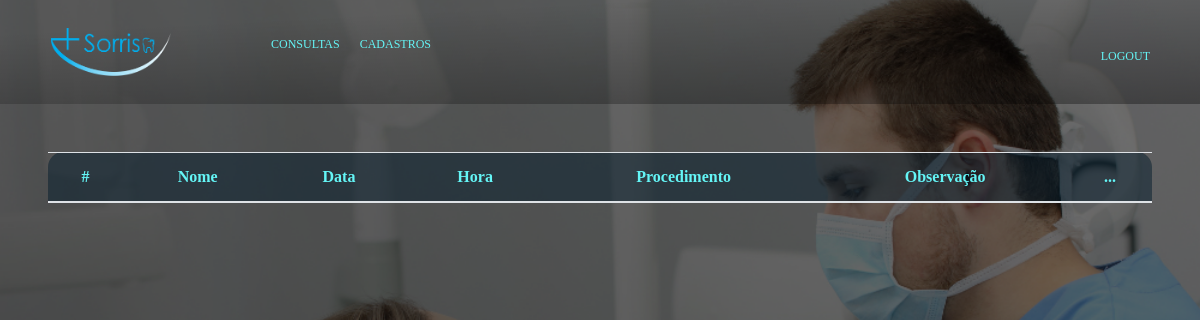
Page /portal/admin/admin.php on the earlier database version.
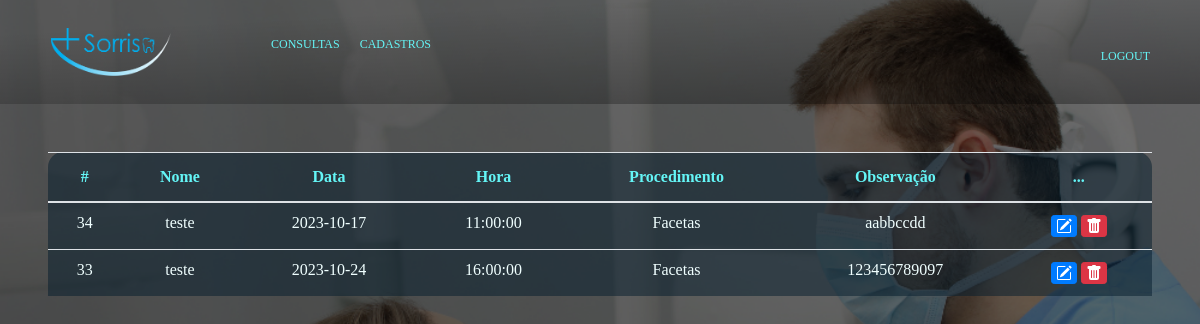
Same page on the later database version.
### tables this page shows
CREATE TABLE `agendamento` (
  `id_agendamento` int(11) NOT NULL,
  `id_paciente` int(11) NOT NULL,
  `hora` time NOT NULL,
  `data` date NOT NULL,
  `procedimento` varchar(45) NOT NULL,
  `observacao` varchar(254) DEFAULT NULL
);

CREATE TABLE `paciente` (
  `id_paciente` int(11) NOT NULL,
  `codigo_login` int(11) NOT NULL,
  `nome_paciente` char(45) NOT NULL,
  `cpf` bigint(11) UNSIGNED ZEROFILL NOT NULL,
  `telefone` bigint(11) NOT NULL
);

### portal/admin/admin.php (the view, shortened to what this page needs)
<?php session_start();
include('../conexao.php');
$sql = "SELECT agendamento.id_agendamento, agendamento.data, agendamento.hora, agendamento.procedimento, agendamento.observacao, paciente.nome_paciente
FROM agendamento JOIN paciente ON agendamento.id_paciente = paciente.id_paciente
ORDER BY agendamento.id_agendamento DESC";
$result = $mysqli->query($sql);
?>
<!DOCTYPE html>
<html lang="pt-br">
<head>
	<link rel="stylesheet" href="https://cdn.jsdelivr.net/npm/bootstrap@4.0.0/dist/css/bootstrap.min.css">
	<link rel="stylesheet" type="text/css" href="../css/estilo.css">
</head>
<body>
	<header>
		<div id="conteudo_principal">
			<nav class="menus">
				<img src="../img/sorriso.png">
				<ul class="lista-de-itens">
				<li><a href="admin.php">Consultas</a></li>
				<li><a href="cadastros.php">Cadastros</a></li>
			</nav>
			<nav>
				<div class="right-items">
					<ul class="itens-da-direita">
					<li><a href="../Logout.php">Logout</a></li>
				</div>
			</nav>
		</div>
 </header>
</body>
<div class="m-5">
	<table class="table text-white table-bg">
		<thead>
			<tr>
				<th scope="col">#</th>
				<th scope="col">Nome</th>
				<th scope="col">Data</th>
				<th scope="col">Hora</th>
				<th scope="col">Procedimento</th>
				<th scope="col">Observação</th>
				<th scope="col">...</th>
			</tr>
		</thead>
		<tbody class="tbod">
			<?php
				while($user_data = mysqli_fetch_assoc($result))
				{
					echo "<tr>";
					echo "<td>" .$user_data['id_agendamento']."</td>";
					echo "<td>" .$user_data['nome_paciente']."</td>";
					echo "<td>" .$user_data['data']."</td>";
					echo "<td>" .$user_data['hora']."</td>";
					echo "<td>" .$user_data['procedimento']."</td>";
					echo "<td>" .$user_data['observacao']."</td>";
					echo "<td>
						<a class='btn btn-sm btn-primary' href='editag.php?id=$user_data[id_agendamento]'>
							<svg xmlns='http://www.w3.org/2000/svg' width='16' height='16' fill='currentColor' class='bi bi-pencil-square' viewBox='0 0 16 16'>
  								<path d='M15.502 1.94a.5.5 0 0 1 0 .706L14.459 3.69l-2-2L13.502.646a.5.5 0 0 1 .707 0l1.293 1.293zm-1.75 2.456-2-2L4.939 9.21a.5.5 0 0 0-.121.196l-.805 2.414a.25.25 0 0 0 .316.316l2.414-.805a.5.5 0 0 0 .196-.12l6.813-6.814z'/>
  									<path fill-rule='evenodd' d='M1 13.5A1.5 1.5 0 0 0 2.5 15h11a1.5 1.5 0 0 0 1.5-1.5v-6a.5.5 0 0 0-1 0v6a.5.5 0 0 1-.5.5h-11a.5.5 0 0 1-.5-.5v-11a.5.5 0 0 1 .5-.5H9a.5.5 0 0 0 0-1H2.5A1.5 1.5 0 0 0 1 2.5v11z'/>
							</svg>
						</a>
						<a class='btn btn-sm btn-danger' href='javascript:void(0);' onclick='confirmDeleteAgenda($user_data[id_agendamento])'>
							<svg xmlns='http://www.w3.org/2000/svg' width='16' height='16' fill='currentColor' class='bi bi-trash-fill' viewBox='0 0 16 16'>
  								<path d='M2.5 1a1 1 0 0 0-1 1v1a1 1 0 0 0 1 1H3v9a2 2 0 0 0 2 2h6a2 2 0 0 0 2-2V4h.5a1 1 0 0 0 1-1V2a1 1 0 0 0-1-1H10a1 1 0 0 0-1-1H7a1 1 0 0 0-1 1H2.5zm3 4a.5.5 0 0 1 .5.5v7a.5.5 0 0 1-1 0v-7a.5.5 0 0 1 .5-.5zM8 5a.5.5 0 0 1 .5.5v7a.5.5 0 0 1-1 0v-7A.5.5 0 0 1 8 5zm3 .5v7a.5.5 0 0 1-1 0v-7a.5.5 0 0 1 1 0z'/>
							</svg>
						</a>
					</td>";
					echo "</tr>";
				}
				?>
		</tbody>
	</table>
 </div>
</html>

Differences in the rows shown:
added agendamento: id_agendamento "34", id_paciente.nome_paciente "teste", data "2023-10-17", hora "11:00:00", procedimento "Facetas", observacao "aabbccdd"
added agendamento: id_agendamento "33", id_paciente.nome_paciente "teste", data "2023-10-24", hora "16:00:00", procedimento "Facetas", observacao "123456789097"
